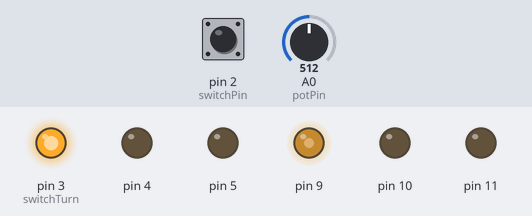
Recording of a sketch running on a simulated Arduino Uno, built with avr-gcc and run on an emulated ATmega328P. Parts: output pins drawn as LEDs (lit = HIGH). Inputs (shaded band) come from the test bench; at power-on: pin 2 (switchPin) LOW, A0 (potPin) = 512.

Above: at 1.2 s.
1.3 s: pin 2 (switchPin) pulled HIGH for 1 s
At 3.3 s:
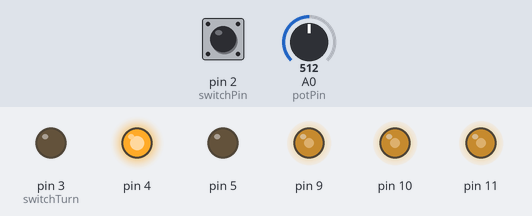
3.8 s: A0 (potPin) set to 716
At 5.0 s:
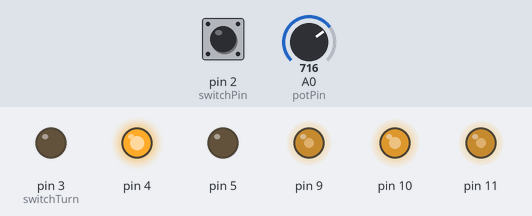
5.3 s: pin 2 (switchPin) pulled HIGH for 0.15 s
At 5.9 s:
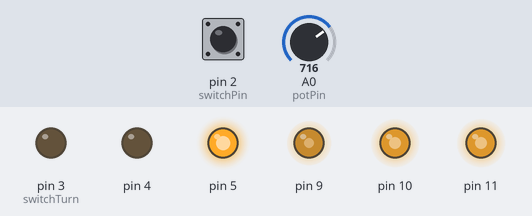
7.0 s: A0 (potPin) set to 900
At 7.6 s:
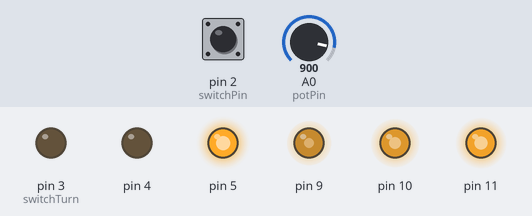
8.5 s: pin 2 (switchPin) pulled HIGH for 0.15 s
At 9.5 s:
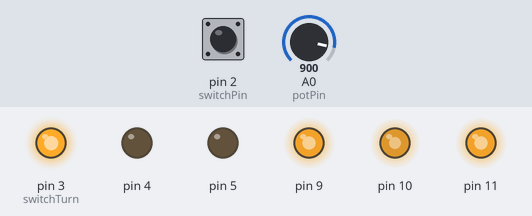
10.2 s: A0 (potPin) set to 122
At 11.3 s:
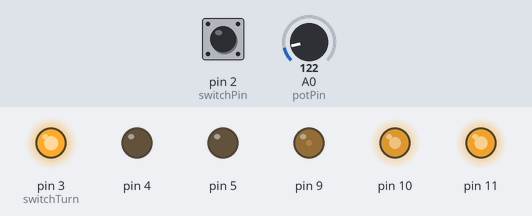
Timing chart, 0 to 12.7 s (numbered marks = the images above; inputs shaded):
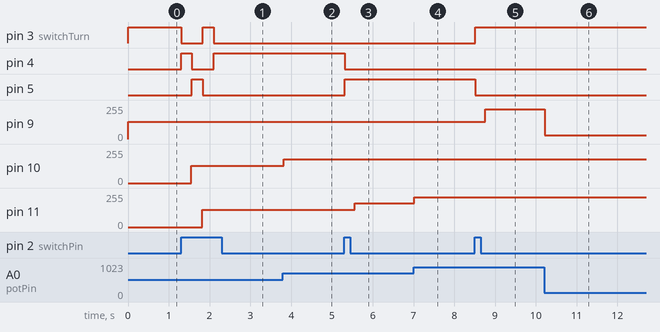

Measured:
- after the input at 1.3 s, pin 3 (switchTurn): HIGH → LOW at once, → HIGH 0.53 s later, → LOW 0.27 s later; pin 4: LOW → HIGH at once, → LOW 0.27 s later, → HIGH 0.53 s later; pin 5: LOW → HIGH after 0.27 s, → LOW 0.27 s later; pin 10: 0/255 → 128/255 after 0.25 s; pin 11: 0/255 → 128/255 after 0.52 s
- after the input at 3.8 s, pin 10: 128/255 → 179/255 at once
- after the input at 5.3 s, pin 4: HIGH → LOW at once; pin 5: LOW → HIGH at once; pin 11: 128/255 → 179/255 after 0.26 s
- after the input at 7.0 s, pin 11: 179/255 → 225/255 at once
- after the input at 8.5 s, pin 3 (switchTurn): LOW → HIGH at once; pin 5: HIGH → LOW at once; pin 9: 128/255 → 225/255 after 0.26 s
- after the input at 10.2 s, pin 9: 225/255 → 30/255 at once

The sketch:

Exercise5.ino
```cpp
//Declaration of variables for the pins of the potentiometer and the switch
const int potPin = A0;
const int switchPin = 2;

//variables to store values of the potentiometer's stored voltage, the output value to the color
//changing led, the state of the switch, and an index for what iteration of the color cycle we are on.
//by default set to the green setting
int potValue = 0;
int ledValue = 0;
int switchState = 0;
int switchTurn = 3;


//helper function that takes three inputs: a minimum  and maximum pin number and the setting they
//should all be. the function simply sets them appropriately and returns a 0 to signal that it is done
int setPins(int pinMin, int pinMax, int io) {
  for (int pin = pinMin; pin <= pinMax; pin++) {
    pinMode(pin, io);
  }

  return 0;
}


void setup() {

  //sets the switch to be an input, sets all of the LED pins, and sets the pin for the apotentiometer
  pinMode(2, INPUT);
  setPins(3, 5, OUTPUT);
  setPins(9, 11, OUTPUT);
  pinMode(A0, INPUT);

  //writes the LED pin of the first color in the loop to be on
  digitalWrite(switchTurn, HIGH);

}

//helper function to change color of the LEDs being controlled. takes no inputs
int changeColor() {
  //writes the previous static LED to be off
  digitalWrite(switchTurn, LOW);

  //changes which color the circuit is now focusng on
  if (switchTurn == 5) switchTurn=3;
  else switchTurn++;

  //wirtes the appropriate LED on and waits for 1/4 of a second before allowing the user to continue
  digitalWrite(switchTurn, HIGH);
  delay(250);

  //returns 0 simply to return something
  return 0;
}

void loop() {

  //reads the value of charge store din the potentiometer and the state of the switch
  potValue = analogRead(potPin);
  switchState = digitalRead(switchPin);

  //if the switch is pressed, change colors using the helper function defined above
  if (switchState == HIGH) changeColor();

  //set the value of the LED to be proportional to the value of charge in the pot
  ledValue = potValue/4;

  //write the color changing LED pin appropriately (+6 since the pins are 6 away form each other in my setup
  analogWrite(switchTurn + 6, ledValue);

  //wait 15ms before reiterating
  delay(15);

}
```
